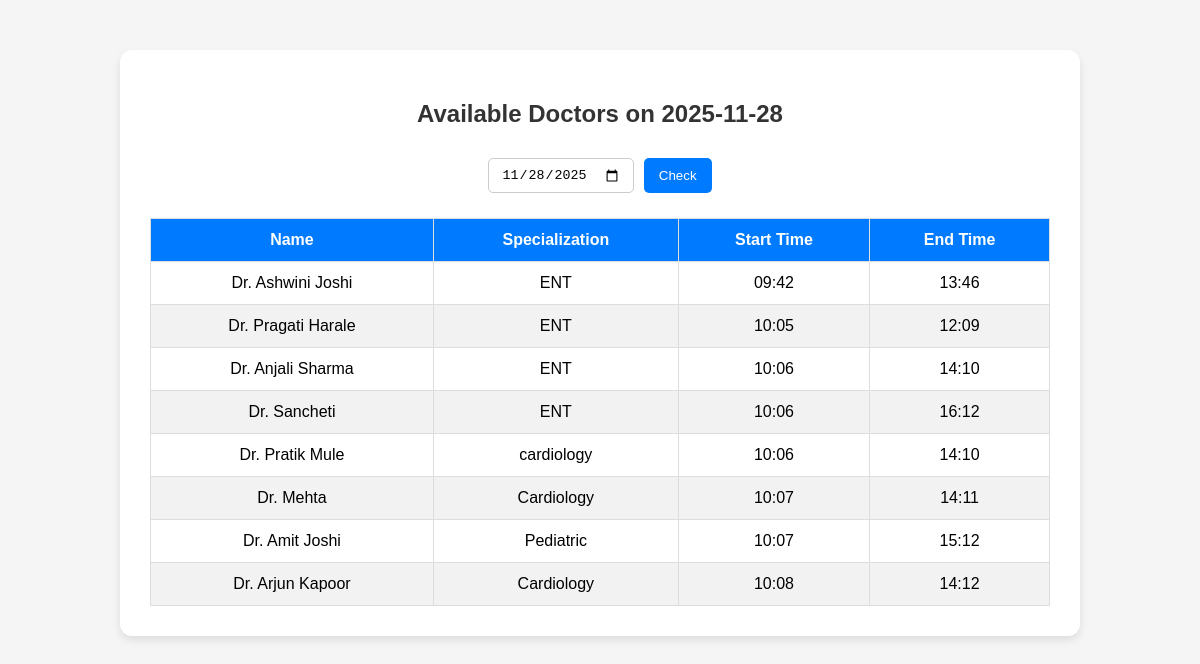
The page /availability on the database its author committed.
### tables this page shows
CREATE TABLE availability (
    id INTEGER PRIMARY KEY AUTOINCREMENT,
    doctor_id INTEGER NOT NULL,
    day DATE NOT NULL,
    start_time TIME NOT NULL,
    end_time TIME NOT NULL,
    status TEXT DEFAULT 'Available',
    FOREIGN KEY (doctor_id) REFERENCES doctors(doctor_id)
);

CREATE TABLE doctors (
    doctor_id INTEGER PRIMARY KEY AUTOINCREMENT,
    name TEXT NOT NULL,
    email TEXT UNIQUE NOT NULL,
    password TEXT NOT NULL,
    specialization TEXT
, image_path TEXT);

### app.py (the view)
@app.route("/availability", methods=["GET", "POST"])
def view_availability():
    conn = get_db_connection()
    if request.method == "POST":
        selected_day = request.form.get("date")
    else:
        selected_day = dt.today().strftime("%Y-%m-%d")
    doctors = conn.execute("""
        SELECT d.name, d.specialization, a.start_time, a.end_time
        FROM doctors d
        JOIN availability a ON d.doctor_id = a.doctor_id
        WHERE a.day = ?
    """, (selected_day,)).fetchall()
    conn.close()
    return render_template("availability.html", doctors=doctors, date=selected_day)

### app.py (called while the page is built)
def get_db_connection():
    conn = sqlite3.connect("hospital.db")
    conn.row_factory = sqlite3.Row
    return conn

### templates/availability.html (shortened to what this page needs)
<!DOCTYPE html>
<html lang="en">
<head>
</head>
<body>
    <div class="container">
        <h2>Available Doctors on {{ date }}</h2>
        <form method="POST">
            <input type="date" name="date" value="{{ date }}">
            <button type="submit">Check</button>
        </form>
        {% if doctors|length > 0 %}
        <table>
            <thead>
                <tr>
                    <th>Name</th>
                    <th>Specialization</th>
                    <th>Start Time</th>
                    <th>End Time</th>
                </tr>
            </thead>
            <tbody>
                {% for doctor in doctors %}
                <tr>
                    <td>{{ doctor['name'] }}</td>
                    <td>{{ doctor['specialization'] }}</td>
                    <td>{{ doctor['start_time'] }}</td>
                    <td>{{ doctor['end_time'] }}</td>
                </tr>
                {% endfor %}
            </tbody>
        </table>
        {% else %}
        <p class="no-data">No doctors are available on this date.</p>
        {% endif %}
    </div>
</body>
</html>

### templates/availability.html (style rules this page uses)
body { font-family: Arial, sans-serif; background-color: #f5f5f5; margin: 0; padding: 0; }
.container { max-width: 900px; margin: 50px auto; background-color: #fff; padding: 30px; border-radius: 12px; box-shadow: 0 4px 8px rgba(0,0,0,0.1); }
h2 { text-align: center; margin-bottom: 30px; color: #333; }
form { display: flex; justify-content: center; margin-bottom: 25px; gap: 10px; }
input[type="date"] { padding: 8px 12px; border-radius: 5px; border: 1px solid #ccc; }
button { padding: 8px 15px; background-color: #007bff; color: #fff; border: none; border-radius: 5px; cursor: pointer; }
table { width: 100%; border-collapse: collapse; margin-top: 10px; }
table th, table td { padding: 12px; border: 1px solid #ddd; text-align: center; }
table th { background-color: #007bff; color: white; }
table tr:nth-child(even) { background-color: #f2f2f2; }

### rows shown on the page
availability: name "Dr. Ashwini Joshi", specialization "ENT", start_time "09:42", end_time "13:46"
availability: name "Dr. Pragati Harale", specialization "ENT", start_time "10:05", end_time "12:09"
availability: name "Dr. Anjali Sharma", specialization "ENT", start_time "10:06", end_time "14:10"
availability: name "Dr. Sancheti", specialization "ENT", start_time "10:06", end_time "16:12"
availability: name "Dr. Pratik Mule", specialization "cardiology", start_time "10:06", end_time "14:10"
availability: name "Dr. Mehta", specialization "Cardiology", start_time "10:07", end_time "14:11"
availability: name "Dr. Amit Joshi", specialization "Pediatric", start_time "10:07", end_time "15:12"
availability: name "Dr. Arjun Kapoor", specialization "Cardiology", start_time "10:08", end_time "14:12"
